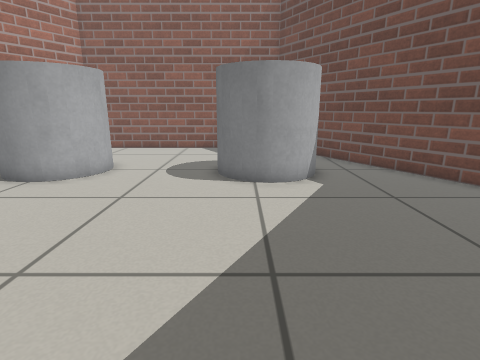
View 1 (above)

13 first-person views from a walk through a robot-simulator world made for Gazebo. The camera is 0.63 m above the floor, tilts 14° down and sees 80° across. The floor is counted in squares, 0.25 m on a side. Each view is taken from the middle of a square. On the plan, view 1 faces up. The plan holds only what a view shows up to about 18 squares ahead; the rest is blank. Robots are left out.

View 2
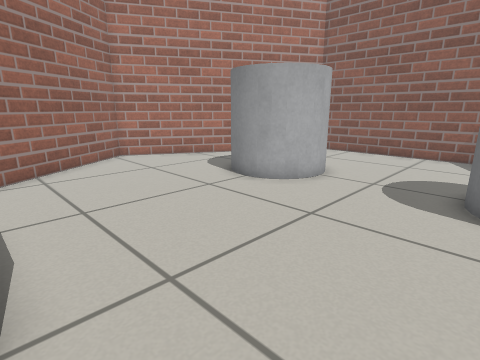

View 3
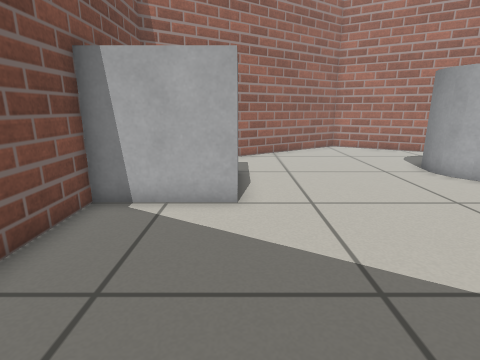

View 4
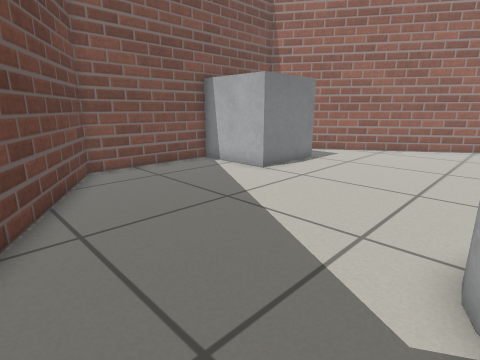

View 5
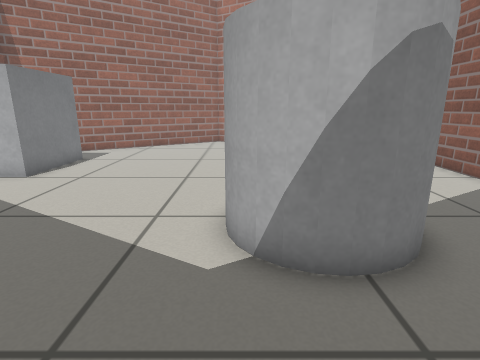

View 6
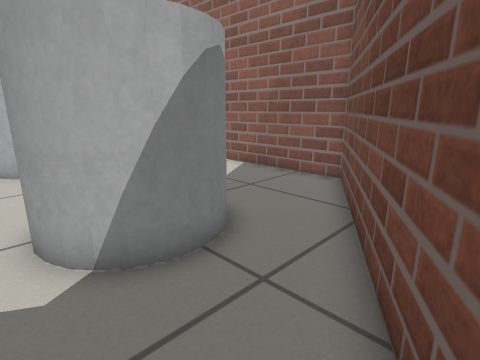

View 7
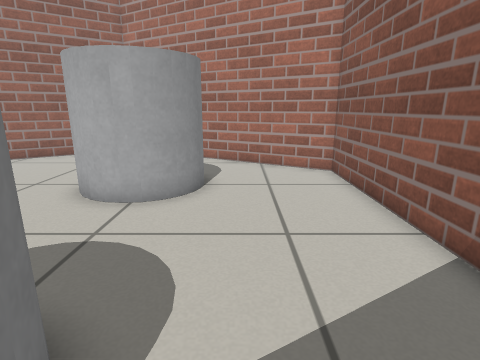

View 8
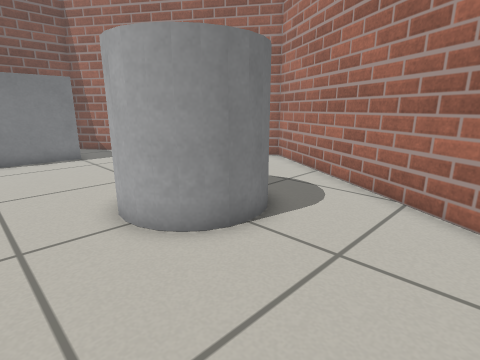

View 9
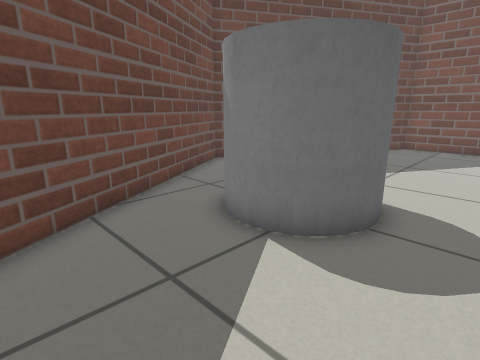

View 10
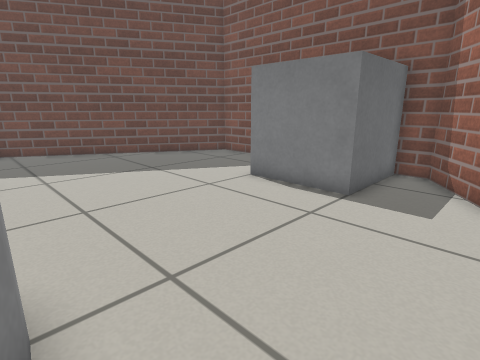

View 11
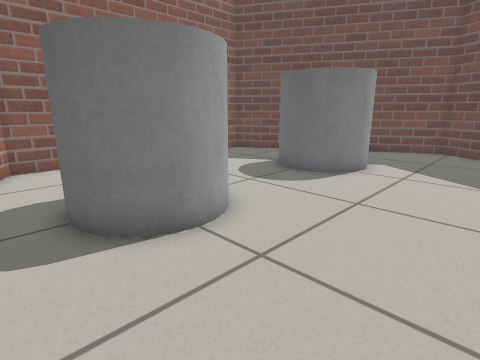

View 12
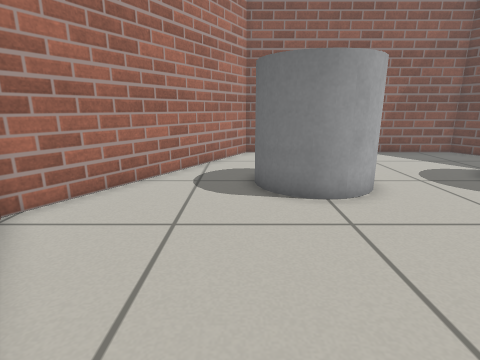

View 13
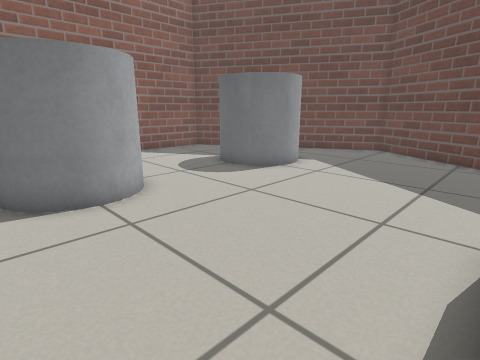

### Floor plan
Key: @ floor where view 1 was taken; # wall or solid block; . floor; C grey cylinder; B grey box.
Columns run from 15 left of view 1 to 8 right of it. Each row starts with its distance up from view 1.
 19      ##############
 18     ##............#
 17     #.............##
 16    ##..............##
 15    #................#
 14   ##...CC.......C...##
 13  ##...C CC.....CCCC..#
 12  #....C  C....C   C..##
 11 ##....C  C....CC  C...##
 10 #.....CCCC.....CCC.....#
  9 #......................#
  8 #......................#
  7 #......................#
  6 ##....................##
  5  ##...................#
  4   #..................##
  3   ##................##
  2    ##...BBBB........#
  1     #...B  B.......##
  0     ##..B  B...@...#
 -1      ##.B  B......##
 -2       ##B  B#######

Positions as (right, up) in squares from view 1, and headings:
1: (0, 0), facing up
2: (0, 2), facing up-left
3: (4, 2), facing left
4: (6, 10), facing down-left
5: (7, 10), facing left
6: (7, 9), facing up-left
7: (2, 15), facing left
8: (-3, 18), facing down-left
9: (-3, 18), facing down-right
10: (-11, 10), facing down-right
11: (-11, 5), facing up-right
12: (-10, 2), facing up
13: (-10, 2), facing up-right
